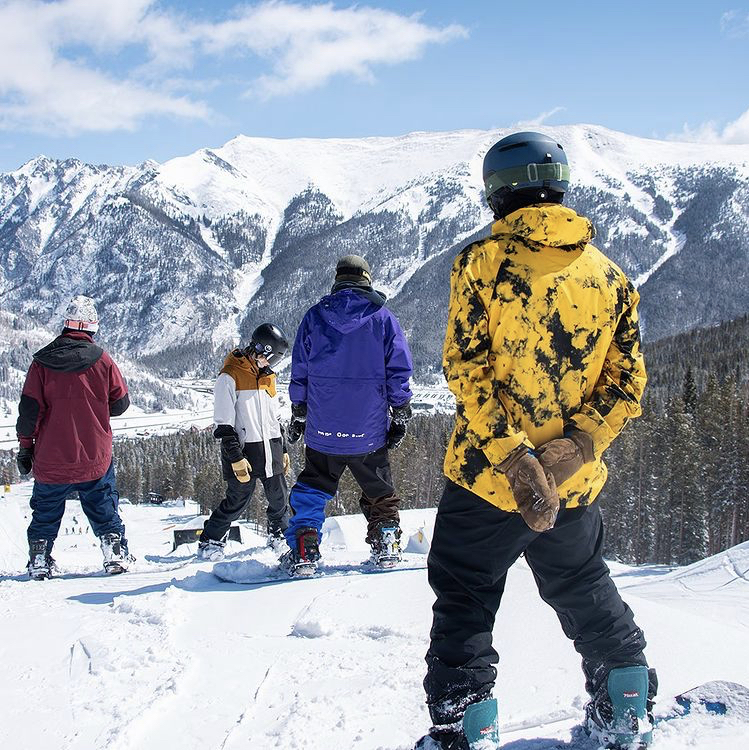
#> input picture src/python/ImageProcessing/original.jpg, 749 x 750 px
$ jupyter execute Untitled.ipynb   (shell and % lines are left out)
#> lines starting #> are read from the running program, lines starting #| are printed output that depends on the picture
[cell 1]
import cv2
import matplotlib.pyplot as plt

[cell 2]
original = cv2.imread("original.jpg")
#> original is the input picture: shape (750, 749, 3); mean B, G, R 172.1, 161.9, 155.6
different = cv2.imread("different.jpg")
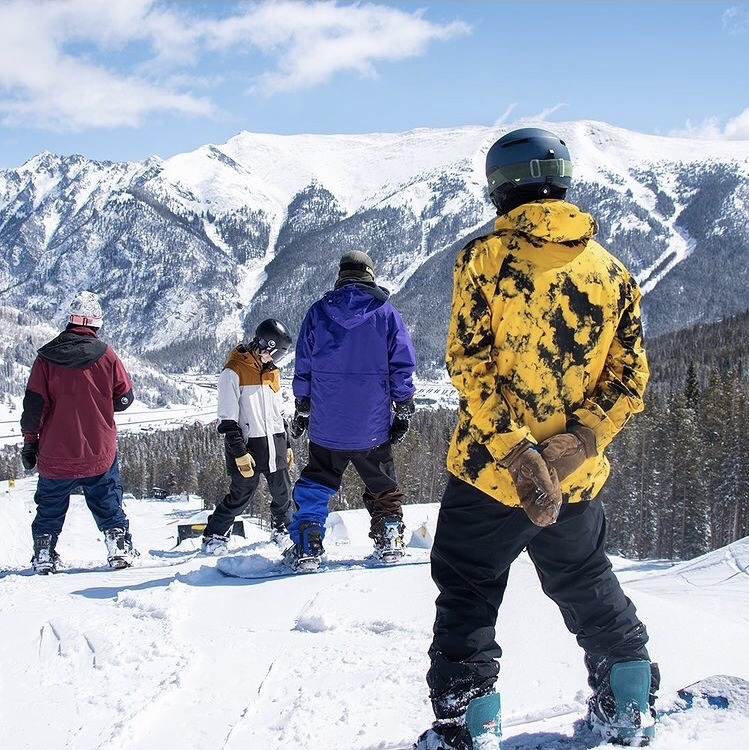
#> input picture src/python/ImageProcessing/different.jpg, 749 x 750 px
#> different is the input picture: shape (750, 749, 3); mean B, G, R 173.4, 162.3, 156.8
print(original.shape)
#| (750, 749, 3)
print(different.shape)
#| (750, 749, 3)
print(original - different)
#> (printed output is left out)

[cell 3]
# plt.imshow(original)
# plt.imshow(different)

[cell 4]
res = original.copy()
cv2.absdiff(original, different, res)
print(res.shape)
#| (750, 749, 3)

res = res.astype('uint8')
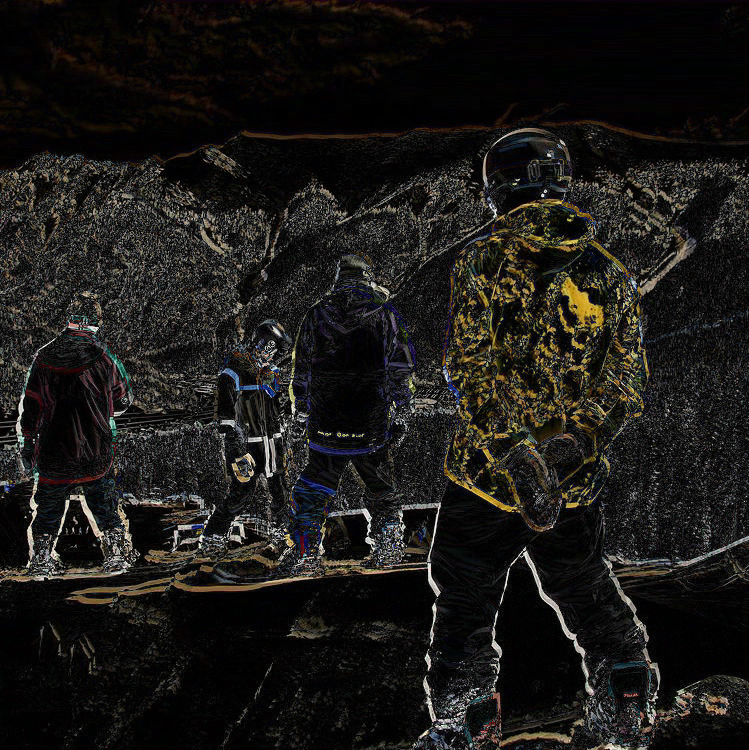
#> res: shape (750, 749, 3); mean B, G, R 23.7, 26, 27.6

# [10 lines of commented-out code are left out]

cv2.imwrite("result.jpg", res)

plt.imshow(res)
